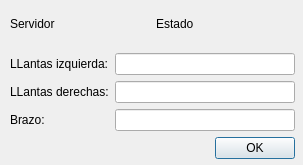
<?xml version="1.0" encoding="UTF-8"?>
<ui version="4.0">
 <class>DialogConectar</class>
 <widget class="QDialog" name="DialogConectar">
  <property name="geometry">
   <rect>
    <x>0</x>
    <y>0</y>
    <width>303</width>
    <height>165</height>
   </rect>
  </property>
  <property name="windowTitle">
   <string>Dialog</string>
  </property>
  <widget class="QWidget" name="">
   <property name="geometry">
    <rect>
     <x>10</x>
     <y>0</y>
     <width>285</width>
     <height>159</height>
    </rect>
   </property>
   <layout class="QVBoxLayout" name="verticalLayout_4">
    <item>
     <layout class="QVBoxLayout" name="verticalLayout_3">
      <item>
       <layout class="QHBoxLayout" name="horizontalLayout">
        <item>
         <widget class="QLabel" name="label_4">
          <property name="text">
           <string>Servidor</string>
          </property>
         </widget>
        </item>
        <item>
         <widget class="QLabel" name="label_5">
          <property name="text">
           <string>Estado</string>
          </property>
         </widget>
        </item>
       </layout>
      </item>
      <item>
       <layout class="QHBoxLayout" name="horizontalLayout_2">
        <item>
         <layout class="QVBoxLayout" name="verticalLayout">
          <item>
           <widget class="QLabel" name="label">
            <property name="text">
             <string>LLantas izquierda:</string>
            </property>
           </widget>
          </item>
          <item>
           <widget class="QLabel" name="label_2">
            <property name="text">
             <string>LLantas derechas:</string>
            </property>
           </widget>
          </item>
          <item>
           <widget class="QLabel" name="label_3">
            <property name="text">
             <string>Brazo:</string>
            </property>
           </widget>
          </item>
         </layout>
        </item>
        <item>
         <layout class="QVBoxLayout" name="verticalLayout_2">
          <item>
           <widget class="QLineEdit" name="s1">
            <property name="readOnly">
             <bool>true</bool>
            </property>
           </widget>
          </item>
          <item>
           <widget class="QLineEdit" name="s2">
            <property name="readOnly">
             <bool>true</bool>
            </property>
           </widget>
          </item>
          <item>
           <widget class="QLineEdit" name="s3">
            <property name="readOnly">
             <bool>true</bool>
            </property>
           </widget>
          </item>
         </layout>
        </item>
       </layout>
      </item>
     </layout>
    </item>
    <item>
     <widget class="QDialogButtonBox" name="buttonBox">
      <property name="orientation">
       <enum>Qt::Horizontal</enum>
      </property>
      <property name="standardButtons">
       <set>QDialogButtonBox::Ok</set>
      </property>
     </widget>
    </item>
   </layout>
  </widget>
 </widget>
 <resources/>
 <connections>
  <connection>
   <sender>buttonBox</sender>
   <signal>accepted()</signal>
   <receiver>DialogConectar</receiver>
   <slot>accept()</slot>
   <hints>
    <hint type="sourcelabel">
     <x>248</x>
     <y>254</y>
    </hint>
    <hint type="destinationlabel">
     <x>157</x>
     <y>274</y>
    </hint>
   </hints>
  </connection>
  <connection>
   <sender>buttonBox</sender>
   <signal>rejected()</signal>
   <receiver>DialogConectar</receiver>
   <slot>reject()</slot>
   <hints>
    <hint type="sourcelabel">
     <x>316</x>
     <y>260</y>
    </hint>
    <hint type="destinationlabel">
     <x>286</x>
     <y>274</y>
    </hint>
   </hints>
  </connection>
 </connections>
</ui>
